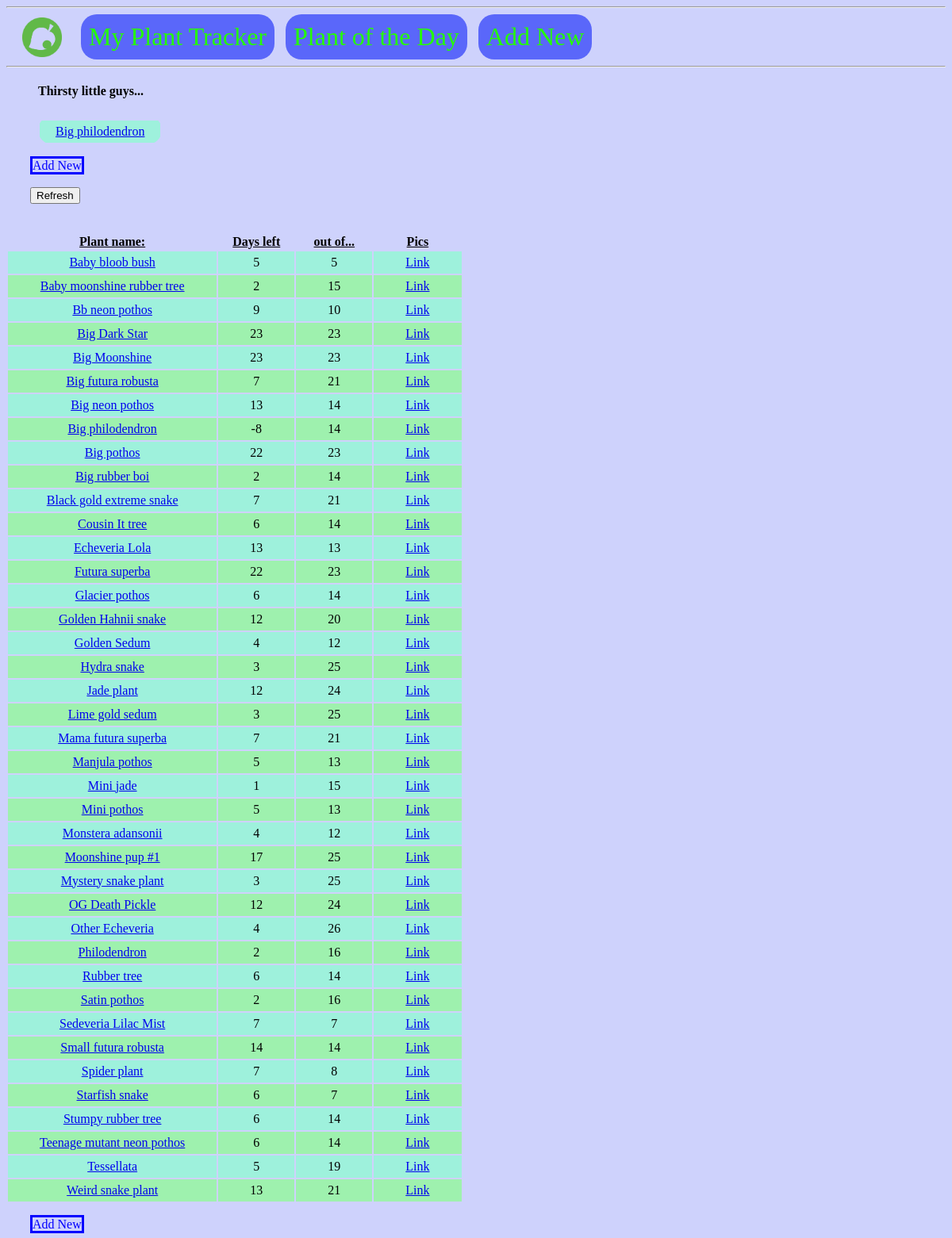
The page / on the database its author committed.
### tables this page shows
CREATE TABLE plants (
	id INTEGER PRIMARY KEY AUTOINCREMENT,
	name TEXT NOT NULL,
	lastWatered DATE NOT NULL,
	dryOut INTEGER NOT NULL
, remaining TINYINT);

### plantFlask.py (the view)
@app.route('/')
def index():
	today = dt.datetime.now()
	conn = get_db_connection()
	plants = conn.execute('SELECT * FROM plants ORDER BY name').fetchall()
	thirstyToday = conn.execute('SELECT * FROM plants WHERE remaining < 1 ORDER BY name').fetchall()
	conn.close()
	for item in thirstyToday:
		lastWatered = dt.datetime.strptime(item[2], '%Y-%m-%d')
		print(lastWatered)
		delta = int(item[3])
		deltaDays = today - lastWatered
		itsBeen = deltaDays.days
		print(item[1] + " was last watered on " + item[2])
		print("That means it has been " + str(itsBeen) + " days." + "\n")
	return render_template('index.html', thirstyToday=thirstyToday, plants=plants, itsBeen=itsBeen)

### plantFlask.py (called while the page is built)
def get_db_connection():
	conn = sqlite3.connect('database.db')
	conn.row_factory = sqlite3.Row
	return conn

### templates/index.html
{% extends 'base.html' %}
{% block content %}
	<h4 class="header3" style="margin-left: 40px">Thirsty little guys...</h4>
	<table class="thirstyTable">
                <th><u></u></th>
		{% for thirstyToday in thirstyToday %}
			{% if loop.index % 2 == 0 %}
				{% set bg_color = '#9EF1AE' %}
			{% else %}
				{% set bg_color = '#9EF1DC' %}
			{% endif %}
                        <tr style="background-color: {{ bg_color }}">
                                <td class="thirstyList"><a href="{{ url_for('edit', plantName=thirstyToday['name']) }}">{{ thirstyToday['name'] }}</a></td>
                        </tr>
		{% endfor %}
	</table>
	<br>
	<a href="{{ url_for('addNew') }}" class="button">Add New</a>
	<br>
	<br>
        <form action="{{ url_for('refreshDb') }}">
                <input type="submit" value="Refresh" class="refresh">
        </form>
	<br>
	<br>
	<table id="plants", class="paddingBetweenCols">
		<th><u>Plant name:</u></th>
		<th><u>Days left</u></th>
                <th><u>out of...</u></th>
		<th><u>Pics</u></th>
                {% for plants in plants %}
                        {% if loop.index % 2 == 0 %}
                                {% set bg_color = '#9EF1AE' %}
                        {% else %}
                                {% set bg_color = '#9EF1DC' %}
                        {% endif %}
			<tr style="background-color: {{ bg_color }}">
                                <td><a href="{{ url_for('edit', plantName=plants['name']) }}">{{ plants['name'] }}</a></td>
				<td> {{ plants['remaining'] }}</td>
                                <td> {{ plants['dryOut'] }}</td>
                                <td><a href="{{ url_for('viewPics', plantName=plants['name']) }}">Link</a></td>
                        </tr>
                {% endfor %}
        </table>
	<br>
	<a href="{{ url_for('addNew') }}" class="button">Add New</a>
{% endblock %}

### static/styles.css (style rules this page uses)
.thirstyTable { margin-left: 40px; border-radius: 20px; border-radius: 30px; overflow: hidden; }
td.thirstyList { padding: 5px 20px 5px 20px; text-align: center; }
.paddingBetweenCols td { padding:5px 40px 5px 40px; text-align: center; }
.paddingBetweenCols { margin-left: 0px; marign-right: 0px; }
.refresh { margin-left: 30px; }
a.button { text-decoration: none; border: solid; border-color: #0400FF; margin-left: 30px; color: #0400FF; }
body.body { background-color: #CED2FC; }

### rows shown on the page
plants: name "Big philodendron", remaining "-8", dryOut "14"
plants: name "Baby bloob bush", remaining "5", dryOut "5"
plants: name "Baby moonshine rubber tree", remaining "2", dryOut "15"
plants: name "Bb neon pothos", remaining "9", dryOut "10"
plants: name "Big Dark Star", remaining "23", dryOut "23"
plants: name "Big Moonshine", remaining "23", dryOut "23"
plants: name "Big futura robusta", remaining "7", dryOut "21"
plants: name "Big neon pothos", remaining "13", dryOut "14"
plants: name "Big pothos", remaining "22", dryOut "23"
plants: name "Big rubber boi", remaining "2", dryOut "14"
plants: name "Black gold extreme snake", remaining "7", dryOut "21"
plants: name "Cousin It tree", remaining "6", dryOut "14"
plants: name "Echeveria Lola", remaining "13", dryOut "13"
plants: name "Futura superba", remaining "22", dryOut "23"
plants: name "Glacier pothos", remaining "6", dryOut "14"
plants: name "Golden Hahnii snake", remaining "12", dryOut "20"
plants: name "Golden Sedum", remaining "4", dryOut "12"
plants: name "Hydra snake", remaining "3", dryOut "25"
plants: name "Jade plant", remaining "12", dryOut "24"
plants: name "Lime gold sedum", remaining "3", dryOut "25"
plants: name "Mama futura superba", remaining "7", dryOut "21"
plants: name "Manjula pothos", remaining "5", dryOut "13"
plants: name "Mini jade", remaining "1", dryOut "15"
plants: name "Mini pothos", remaining "5", dryOut "13"
plants: name "Monstera adansonii", remaining "4", dryOut "12"
plants: name "Moonshine pup #1", remaining "17", dryOut "25"
plants: name "Mystery snake plant", remaining "3", dryOut "25"
plants: name "OG Death Pickle", remaining "12", dryOut "24"
plants: name "Other Echeveria", remaining "4", dryOut "26"
plants: name "Philodendron", remaining "2", dryOut "16"
plants: name "Rubber tree", remaining "6", dryOut "14"
plants: name "Satin pothos", remaining "2", dryOut "16"
plants: name "Sedeveria Lilac Mist", remaining "7", dryOut "7"
plants: name "Small futura robusta", remaining "14", dryOut "14"
plants: name "Spider plant", remaining "7", dryOut "8"
plants: name "Starfish snake", remaining "6", dryOut "7"
plants: name "Stumpy rubber tree", remaining "6", dryOut "14"
plants: name "Teenage mutant neon pothos", remaining "6", dryOut "14"
plants: name "Tessellata", remaining "5", dryOut "19"
plants: name "Weird snake plant", remaining "13", dryOut "21"
